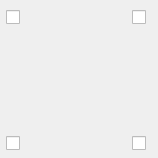
<?xml version="1.0" encoding="UTF-8"?>
<ui version="4.0">
 <class>origincornerwidget</class>
 <widget class="QWidget" name="origincornerwidget">
  <property name="geometry">
   <rect>
    <x>0</x>
    <y>0</y>
    <width>158</width>
    <height>158</height>
   </rect>
  </property>
  <property name="sizePolicy">
   <sizepolicy hsizetype="Fixed" vsizetype="Fixed">
    <horstretch>0</horstretch>
    <verstretch>0</verstretch>
   </sizepolicy>
  </property>
  <property name="windowTitle">
   <string>Form</string>
  </property>
  <widget class="QLabel" name="lblMap">
   <property name="geometry">
    <rect>
     <x>16</x>
     <y>16</y>
     <width>128</width>
     <height>128</height>
    </rect>
   </property>
   <property name="sizePolicy">
    <sizepolicy hsizetype="Fixed" vsizetype="Fixed">
     <horstretch>0</horstretch>
     <verstretch>0</verstretch>
    </sizepolicy>
   </property>
   <property name="text">
    <string/>
   </property>
   <property name="pixmap">
    <pixmap resource="rpgmapper.qrc">:/images/gfx/paper-quads.png</pixmap>
   </property>
  </widget>
  <widget class="QCheckBox" name="chkTopLeft">
   <property name="geometry">
    <rect>
     <x>6</x>
     <y>6</y>
     <width>22</width>
     <height>22</height>
    </rect>
   </property>
   <property name="text">
    <string/>
   </property>
  </widget>
  <widget class="QCheckBox" name="chkTopRight">
   <property name="geometry">
    <rect>
     <x>132</x>
     <y>6</y>
     <width>22</width>
     <height>22</height>
    </rect>
   </property>
   <property name="text">
    <string/>
   </property>
  </widget>
  <widget class="QCheckBox" name="chkBottomRight">
   <property name="geometry">
    <rect>
     <x>132</x>
     <y>132</y>
     <width>22</width>
     <height>22</height>
    </rect>
   </property>
   <property name="autoFillBackground">
    <bool>false</bool>
   </property>
   <property name="text">
    <string/>
   </property>
  </widget>
  <widget class="QCheckBox" name="chkBottomLeft">
   <property name="geometry">
    <rect>
     <x>6</x>
     <y>132</y>
     <width>22</width>
     <height>22</height>
    </rect>
   </property>
   <property name="text">
    <string/>
   </property>
  </widget>
  <widget class="QLabel" name="lblArrowLeft1">
   <property name="geometry">
    <rect>
     <x>26</x>
     <y>8</y>
     <width>40</width>
     <height>16</height>
    </rect>
   </property>
   <property name="text">
    <string/>
   </property>
   <property name="pixmap">
    <pixmap resource="rpgmapper.qrc">:/images/gfx/red-arrow-right.png</pixmap>
   </property>
  </widget>
  <widget class="QLabel" name="lblArrowLeft2">
   <property name="geometry">
    <rect>
     <x>26</x>
     <y>136</y>
     <width>40</width>
     <height>16</height>
    </rect>
   </property>
   <property name="text">
    <string/>
   </property>
   <property name="pixmap">
    <pixmap resource="rpgmapper.qrc">:/images/gfx/red-arrow-right.png</pixmap>
   </property>
  </widget>
  <widget class="QLabel" name="lblArrowRight1">
   <property name="geometry">
    <rect>
     <x>94</x>
     <y>8</y>
     <width>40</width>
     <height>16</height>
    </rect>
   </property>
   <property name="text">
    <string/>
   </property>
   <property name="pixmap">
    <pixmap resource="rpgmapper.qrc">:/images/gfx/red-arrow-left.png</pixmap>
   </property>
  </widget>
  <widget class="QLabel" name="lblArrowRight2">
   <property name="geometry">
    <rect>
     <x>94</x>
     <y>136</y>
     <width>40</width>
     <height>16</height>
    </rect>
   </property>
   <property name="text">
    <string/>
   </property>
   <property name="pixmap">
    <pixmap resource="rpgmapper.qrc">:/images/gfx/red-arrow-left.png</pixmap>
   </property>
  </widget>
  <widget class="QLabel" name="lblArrowDown1">
   <property name="geometry">
    <rect>
     <x>8</x>
     <y>26</y>
     <width>18</width>
     <height>40</height>
    </rect>
   </property>
   <property name="text">
    <string/>
   </property>
   <property name="pixmap">
    <pixmap resource="rpgmapper.qrc">:/images/gfx/red-arrow-down.png</pixmap>
   </property>
  </widget>
  <widget class="QLabel" name="lblArrowDown1_2">
   <property name="geometry">
    <rect>
     <x>134</x>
     <y>26</y>
     <width>18</width>
     <height>40</height>
    </rect>
   </property>
   <property name="text">
    <string/>
   </property>
   <property name="pixmap">
    <pixmap resource="rpgmapper.qrc">:/images/gfx/red-arrow-down.png</pixmap>
   </property>
  </widget>
  <widget class="QLabel" name="lblArrowUp1">
   <property name="geometry">
    <rect>
     <x>8</x>
     <y>94</y>
     <width>18</width>
     <height>40</height>
    </rect>
   </property>
   <property name="text">
    <string/>
   </property>
   <property name="pixmap">
    <pixmap resource="rpgmapper.qrc">:/images/gfx/red-arrow-up.png</pixmap>
   </property>
  </widget>
  <widget class="QLabel" name="lblArrowUp2">
   <property name="geometry">
    <rect>
     <x>134</x>
     <y>94</y>
     <width>18</width>
     <height>40</height>
    </rect>
   </property>
   <property name="text">
    <string/>
   </property>
   <property name="pixmap">
    <pixmap resource="rpgmapper.qrc">:/images/gfx/red-arrow-up.png</pixmap>
   </property>
  </widget>
 </widget>
 <resources>
  <include location="rpgmapper.qrc"/>
 </resources>
 <connections/>
</ui>
